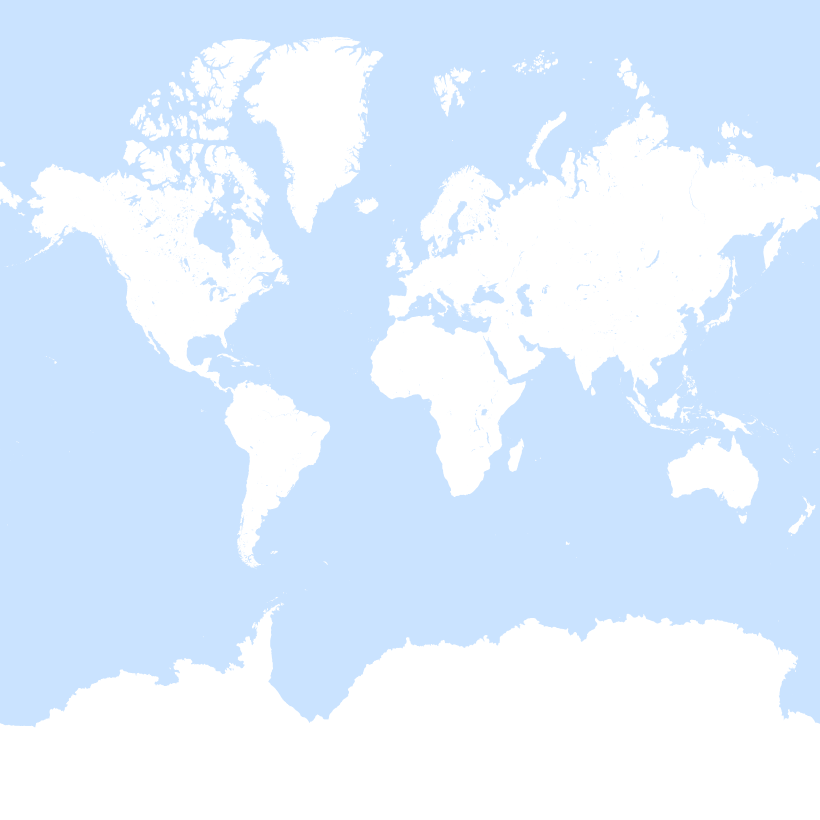
#> input picture pixelroyal/utils/map.png, 4096 x 4096 px (shown at 1/5 size)
$ python testtile.py
#> lines starting #> are read from the running program, lines starting #| are printed output that depends on the picture
from PIL import Image
from PIL import ImageDraw

map = Image.open("./map.png");
#> map is the input picture: PIL image 4096x4096 RGB; mean R, G, B 223.3, 238.3, 255

def generatetile(TILEX, TILEY):
#> called with TILEX = 150, TILEY = 70
    image = Image.new('RGB', (256, 256), color='white')
#> image: PIL image 256x256 RGB; every value is 255
    draw = ImageDraw.Draw(image)

    for y in range(16):
        for x in range(16):
            color = map.getpixel((TILEX * 16 + x, TILEY * 16 + y))

            draw.rectangle([(x * 16, y * 16), (x * 16 + 16, y * 16 + 16)], fill=color)

    return image

image = generatetile(150, 70)
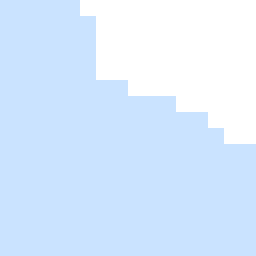
#> image: PIL image 256x256 RGB; mean R, G, B 216.3, 234.5, 255
image.save(f"testtile.png", "PNG")
